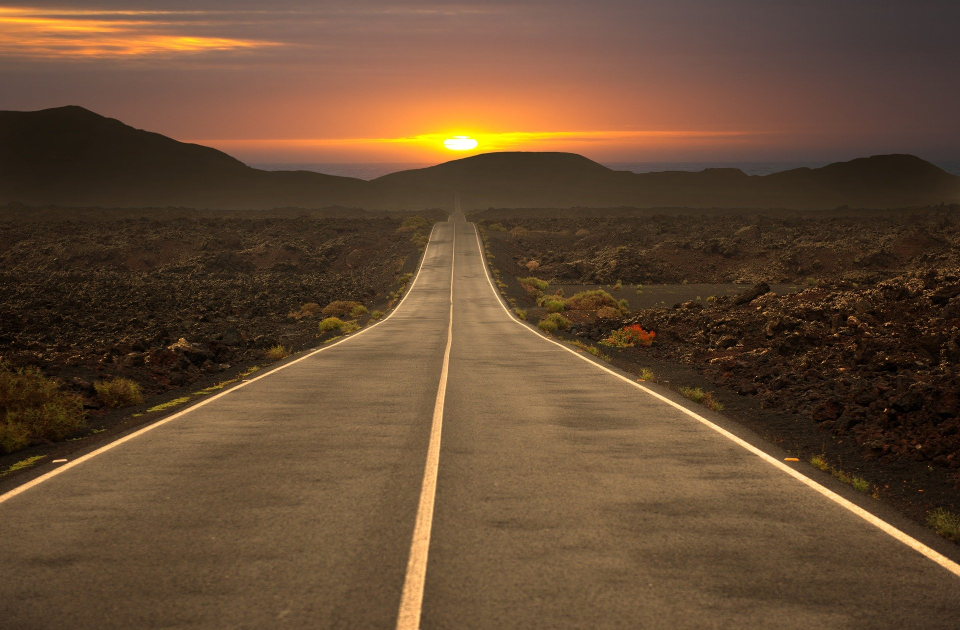
#> input picture image/27.jpg, 1920 x 1260 px (shown at 1/2 size)
$ python '27. 직선 검출.py'
#> lines starting #> are read from the running program, lines starting #| are printed output that depends on the picture; after the words box and inside, x2 and y2 are one past the last pixel; in counts of white or black regions, pixels touching at a corner belong together
# 직선 검출 알고리즘 : 허프 변환(Hough Transform)을 활용해 직선을 검출함.
# 표준 허프 변환(Standard Hough Transform) : 이미지 (x, y 평면) 내의 점 p를 지나는 직선의 방정식을 구함.
# 멀티 스케일 허프 변환(Multi-Scale Hough Transform) : 검출한 직선의 값이 더 정확한 값으로 반환되도록, 거리(p)와 각도(θ)의 값을 조정해 사용함.

# Import Library
import numpy as np
import cv2

# 이미지 경로 설정
src = cv2.imread("image/27.jpg")
#> src is the input picture: shape (1260, 1920, 3); mean B, G, R 51.2, 74.3, 101
# src Deep Copy
dst = src.copy()
# 회색조
gray = cv2.cvtColor(src, cv2.COLOR_BGR2GRAY)
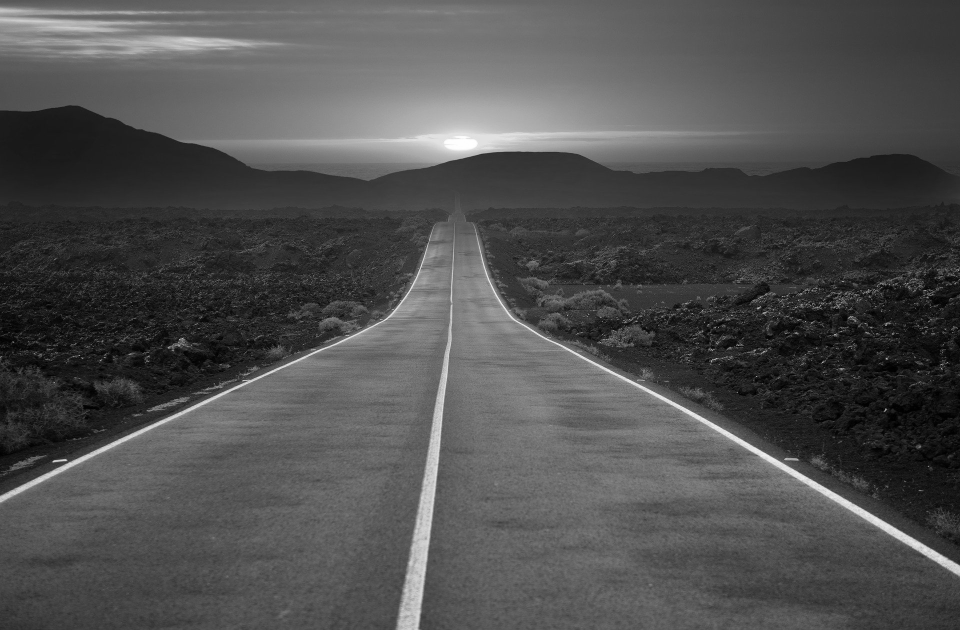
#> gray: shape (1260, 1920) (shown at 1/2 size); min 0, max 255, mean 79.7
# 전처리를 진행하기 위해 그레이스케일 이미지(gray)와 케니 엣지 이미지(canny)를 사용함.
# 케니 엣지 알고리즘의 임계값은 각각 5000과 1500으로 주요한 가장자리만 남긴다.
canny = cv2.Canny(gray, 5000, 1500, apertureSize=5, L2gradient=True)
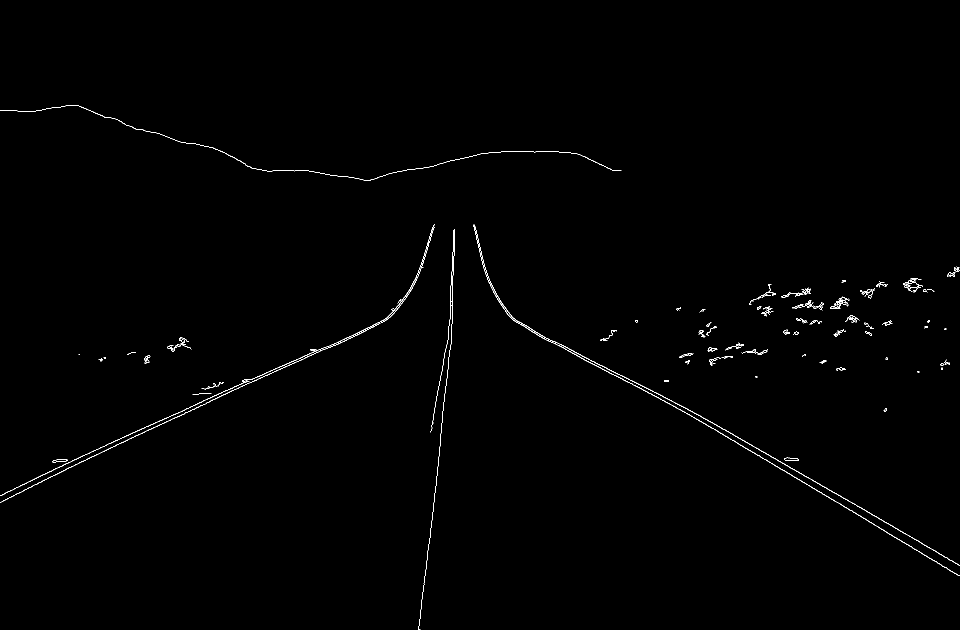
#> canny: shape (1260, 1920) (shown at 1/2 size); 0.49% white in thin lines or dots, all inside (x1, y1, x2, y2) = (0, 210, 1920, 1260)
# cv2.HoughLines(검출 이미지, 거리, 각도, 임계값, 거리 약수, 각도 약수, 최소 각도, 최대 각도)를 이용해서 직선 검출을 진행함.
# 거리와 각도 : 누산 평면에서 사용되는 해상도를 나타냄.
# 임계값 : 하프 변환 알고리즘이 직선을 결정하기 위해 만족해야하는 누산 평면의 값을 의미함.
# 누산 평면 : 각도 × 거리의 차원을 갖는 2차원 히스토그램
# 거리 약수와 각도와 각도 약수는 거리와 각도에 대한 약수(divisor)을 의미함.
# 두 값 모두 0의 값을 인수로 활용할 경우, 표준 허프 변환이 적용되며, 하나 이상의 값이 0이 아니라면 멀티 스케일 허프 변환이 적용됨.
# 최대 각도와 최소 각도는 검출할 각도의 범위를 설정함.
lines = cv2.HoughLines(canny, 0.8, np.pi / 180, 150, srn=100, stn=200, min_theta=0, max_theta=np.pi)
#> lines = 15 rows, first 8: [19.2, 2.09], [-0.8, 2.11], [904.8, 1.13], [104.8, 2.04], [898.4, 1.15], [57.6, 2.08], [901.6, 1.12], [85.6, 2.06]

# 검출을 통해 반환되는 line 변수는 (N, 1, 2)차원 형태를 갖는다.
# 내부 차원 요소는 검출된 거리(rho)와 각도(theta)가 저장되어있다.
for i in lines:
    rho, theta = i[0][0], i[0][1]
    a, b = np.cos(theta), np.sin(theta)
    x0, y0 = a*rho, b*rho

    scale = src.shape[0] + src.shape[1]

    x1 = int(x0 + scale * -b)
    y1 = int(y0 + scale * a)
    x2 = int(x0 - scale * -b)
    y2 = int(y0 - scale * a)

    cv2.line(dst, (x1, x2), (x2, y2), (0, 0, 255), 2)
    cv2.circle(dst, (x0, y0), 3, (255, 0, 0), 5, cv2.FILLED)
#> this loop made 15 passes
#> (rho, theta, a, b, x0, y0, x1, y1) on passes 1 to 12: (19.2, 2.09, -0.5, 0.866, -9.6, 16.63, -2763, -1573), (-0.8, 2.11, -0.515, 0.857, 0.412, -0.686, -2725, -1638), (904.8, 1.13, 0.423, 0.906, 382.4, 820, -2499, 2163), (104.8, 2.04, -0.454, 0.891, -47.58, 93.38, -2880, -1350), (898.4, 1.15, 0.407, 0.914, 365.4, 820.7, -2539, 2114), (57.6, 2.08, -0.485, 0.875, -27.93, 50.38, -2809, -1491), (901.6, 1.12, 0.438, 0.899, 395.2, 810.4, -2462, 2204), (85.6, 2.06, -0.469, 0.883, -40.19, 75.58, -2847, -1417), (902.4, 1.15, 0.407, 0.914, 367, 824.4, -2538, 2117), (896.8, 1.13, 0.423, 0.906, 379, 812.8, -2503, 2156), (983.2, 0.122, 0.993, 0.122, 975.9, 119.8, 588, 3276), (49.6, 2.08, -0.485, 0.875, -24.05, 43.38, -2805, -1498)
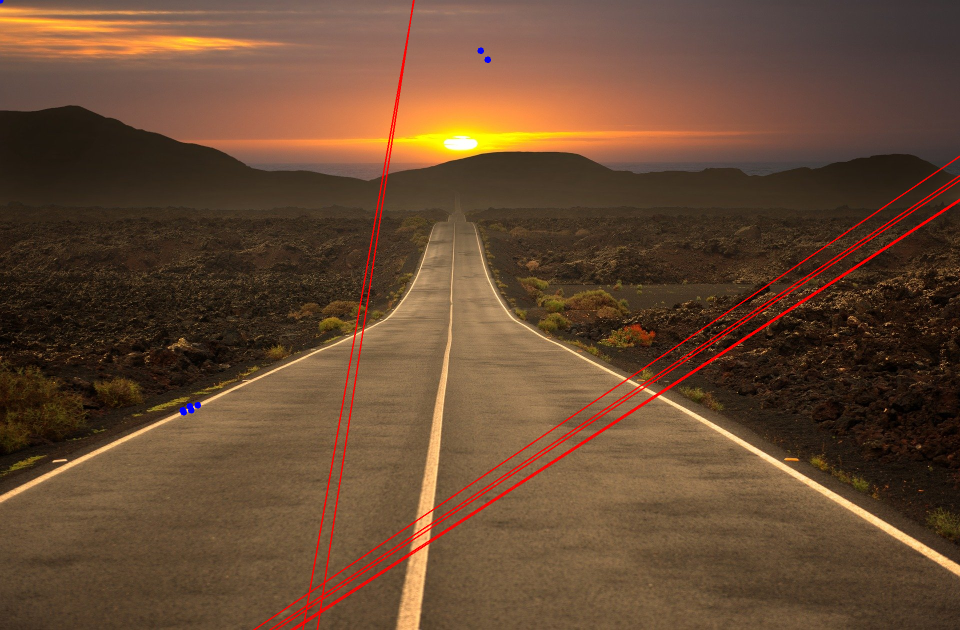
#> dst: shape (1260, 1920, 3) (shown at 1/2 size); 1.28% of pixels changed, all inside (x1, y1, x2, y2) = (0, 0, 1920, 1260)

# 이미지 출력 함수
cv2.imread("dst", dst)
# 키 입력 대기 함수
cv2.waitKey(0)
# 모든 윈도우 창 닫기 함수
cv2.destroyAllWindows()
